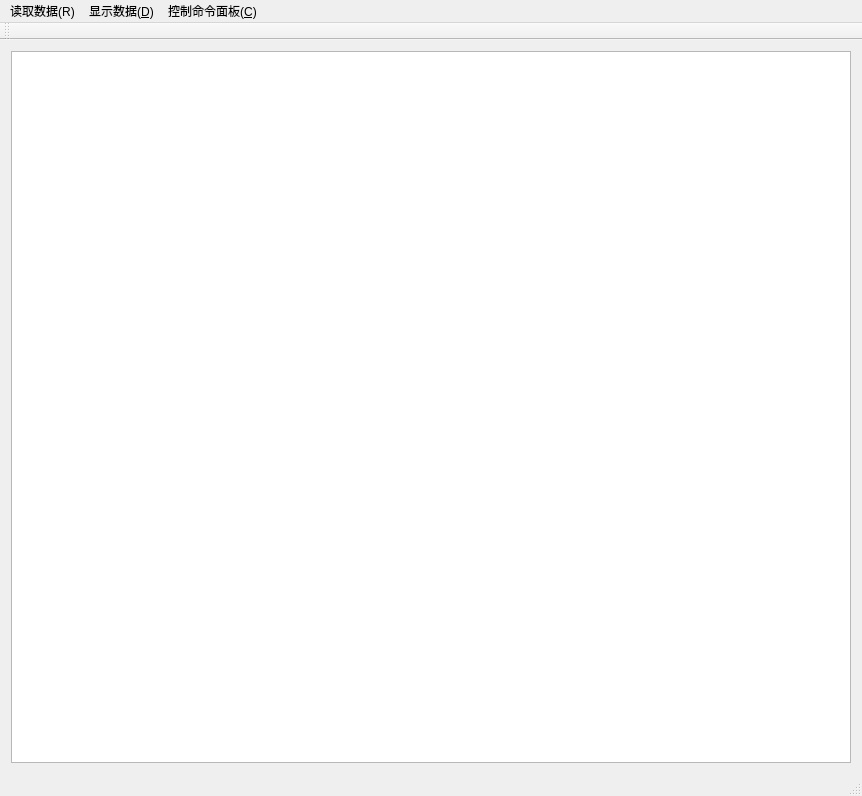
<?xml version="1.0" encoding="UTF-8"?>
<ui version="4.0">
 <class>drawMainWindowClass</class>
 <widget class="QMainWindow" name="drawMainWindowClass">
  <property name="geometry">
   <rect>
    <x>0</x>
    <y>0</y>
    <width>862</width>
    <height>796</height>
   </rect>
  </property>
  <property name="windowTitle">
   <string>drawMainWindow</string>
  </property>
  <widget class="QWidget" name="centralWidget">
   <layout class="QVBoxLayout" name="verticalLayout">
    <item>
     <widget class="QTextEdit" name="textEdit">
      <property name="styleSheet">
       <string notr="true">border-image: url(:/new/prefix1/baiduMusicPlayerPNG/default_lyric_artist_pic.png);</string>
      </property>
     </widget>
    </item>
   </layout>
  </widget>
  <widget class="QMenuBar" name="menuBar">
   <property name="geometry">
    <rect>
     <x>0</x>
     <y>0</y>
     <width>862</width>
     <height>23</height>
    </rect>
   </property>
   <widget class="QMenu" name="menu_readData">
    <property name="title">
     <string>读取数据(R)</string>
    </property>
   </widget>
   <widget class="QMenu" name="menu_displayData">
    <property name="title">
     <string>显示数据(&amp;D)</string>
    </property>
   </widget>
   <widget class="QMenu" name="menu_Command">
    <property name="title">
     <string>控制命令面板(&amp;C)</string>
    </property>
    <addaction name="actionSetSysParameter"/>
    <addaction name="actionTestCommandDialog"/>
   </widget>
   <addaction name="menu_readData"/>
   <addaction name="menu_displayData"/>
   <addaction name="menu_Command"/>
  </widget>
  <widget class="QToolBar" name="mainToolBar">
   <property name="sizePolicy">
    <sizepolicy hsizetype="Fixed" vsizetype="Fixed">
     <horstretch>0</horstretch>
     <verstretch>0</verstretch>
    </sizepolicy>
   </property>
   <attribute name="toolBarArea">
    <enum>TopToolBarArea</enum>
   </attribute>
   <attribute name="toolBarBreak">
    <bool>false</bool>
   </attribute>
  </widget>
  <widget class="QStatusBar" name="statusBar"/>
  <action name="actionSetSysParameter">
   <property name="text">
    <string>设置系统参数</string>
   </property>
  </action>
  <action name="actionTestCommandDialog">
   <property name="text">
    <string>测试命令面板</string>
   </property>
  </action>
 </widget>
 <layoutdefault spacing="6" margin="11"/>
 <resources>
  <include location="drawmainwindow.qrc"/>
 </resources>
 <connections/>
</ui>
